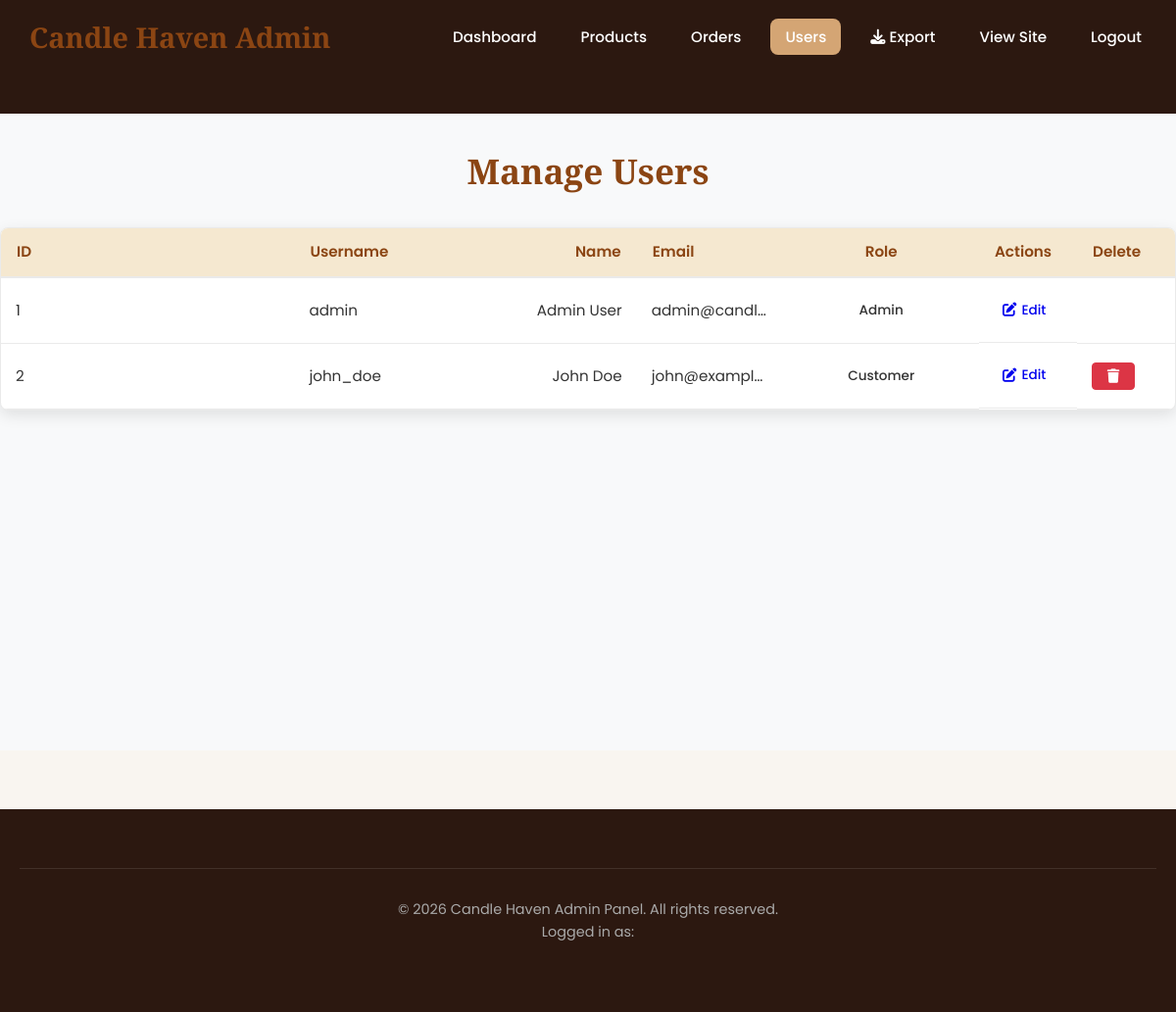
Page /admin/users.php (signed in) on the committed database.
### tables this page shows
CREATE TABLE users (
    id INT PRIMARY KEY AUTO_INCREMENT,
    username VARCHAR(50) UNIQUE NOT NULL,
    email VARCHAR(100) UNIQUE NOT NULL,
    password VARCHAR(255) NOT NULL,
    first_name VARCHAR(50),
    last_name VARCHAR(50),
    address TEXT,
    city VARCHAR(100),
    state VARCHAR(50),
    zip_code VARCHAR(20),
    phone VARCHAR(20),
    is_admin BOOLEAN DEFAULT FALSE,
    newsletter_subscribed BOOLEAN DEFAULT FALSE,
    created_at TIMESTAMP DEFAULT CURRENT_TIMESTAMP,
    updated_at TIMESTAMP DEFAULT CURRENT_TIMESTAMP ON UPDATE CURRENT_TIMESTAMP,
    INDEX idx_email (email),
    INDEX idx_username (username)
);

### admin/users.php (the view, shortened to what this page needs)
<?php
require_once '../includes/config.php';
include 'includes/admin-header.php';
$action = isset($_GET['action']) ? $_GET['action'] : '';
$id = isset($_GET['id']) ? intval($_GET['id']) : 0;
$sql = "SELECT * FROM users ORDER BY created_at DESC";
$result = mysqli_query($conn, $sql);
?>
<div class="admin-container">
    <h1>Manage Users</h1>
    <?php if($action == 'edit' && $id > 0):
        $user_sql = "SELECT * FROM users WHERE id = $id";
        $user_result = mysqli_query($conn, $user_sql);
        $user = mysqli_fetch_assoc($user_result);
    ?>
        <div class="admin-form">
            <h2>Edit User</h2>
            <form method="POST" action="">
                <input type="hidden" name="user_id" value="<?php echo $user['id']; ?>">
                <div class="form-row">
                    <div class="form-group">
                        <label for="first_name">First Name</label>
                        <input type="text" id="first_name" name="first_name" required
                               value="<?php echo htmlspecialchars($user['first_name']); ?>">
                    </div>
                    <div class="form-group">
                        <label for="last_name">Last Name</label>
                        <input type="text" id="last_name" name="last_name" required
                               value="<?php echo htmlspecialchars($user['last_name']); ?>">
                    </div>
                </div>
                <div class="form-group">
                    <label for="email">Email Address *</label>
                    <input type="email" id="email" name="email" required
                           value="<?php echo htmlspecialchars($user['email']); ?>">
                </div>
                <div class="form-group">
                    <label for="username">Username</label>
                    <input type="text" id="username" value="<?php echo htmlspecialchars($user['username']); ?>" disabled>
                    <small>Username cannot be changed</small>
                </div>
                <div class="form-group">
                    <label>
                        <input type="checkbox" name="is_admin" value="1"
                               <?php echo $user['is_admin'] ? 'checked' : ''; ?>>
                        Administrator
                    </label>
                </div>
                <div class="form-actions">
                    <button type="submit" class="btn">Update User</button>
                    <a href="users.php" class="btn btn-secondary">Cancel</a>
                </div>
            </form>
        </div>
    <?php else: ?>
        <div class="admin-table-container">
            <table class="admin-table">
                <thead>
                    <tr>
                        <th>ID</th>
                        <th>Username</th>
                        <th>Name</th>
                        <th>Email</th>
                        <th>Role</th>
                        <th>Actions</th>
                        <th>Delete</th>
                    </tr>
                </thead>
                <tbody>
                    <?php if(mysqli_num_rows($result) > 0):
                        while($row = mysqli_fetch_assoc($result)):
                    ?>
                    <tr>
                        <td><?php echo $row['id']; ?></td>
                        <td><?php echo htmlspecialchars($row['username']); ?></td>
                        <td><?php echo htmlspecialchars($row['first_name'] . ' ' . $row['last_name']); ?></td>
                        <td><?php echo htmlspecialchars($row['email']); ?></td>
                        <td>
                            <span class="role-badge <?php echo $row['is_admin'] ? 'admin' : 'customer'; ?>">
                                <?php echo $row['is_admin'] ? 'Admin' : 'Customer'; ?>
                            </span>
                        </td>
                        <td class="actions">
                            <a href="users.php?action=edit&id=<?php echo $row['id']; ?>" class="btn-small">
                                <i class="fas fa-edit"></i> Edit
                            </a>
                        </td>
                        <td>
                            <?php if($row['id'] != $_SESSION['user_id']): ?>
                            <form method="POST" action="" style="display:inline-block;margin:0;">
                                <button type="submit" class="btn-small btn-danger" onclick="return confirm('Are you sure you want to delete this user?');">
                                    <i class="fas fa-trash"></i>
                                </button>
                            </form>
                            <?php endif; ?>
                        </td>
                    </tr>
                    <?php endwhile; else: ?>
                    <tr>
                        <td colspan="7" class="text-center">No users found.</td>
                    </tr>
                    <?php endif; ?>
                </tbody>
            </table>
        </div>
    <?php endif; ?>
</div>
<?php include 'includes/admin-footer.php'; ?>

### css/admin.css (style rules this page uses)
.admin-container { padding: 30px 0; min-height: calc(100vh - 150px); background-color: #f8f9fa; }
.admin-container h1 { margin-bottom: 30px; color: var(--secondary-color); font-family: 'Playfair Display', serif; font-size: 2.2rem; }
.admin-container h1 { text-align: center; }
.admin-table-container { background-color: white; border-radius: var(--border-radius); box-shadow: var(--shadow); overflow: hidden; border: 1px solid var(--border-color); margin-bottom: 30px; }
.admin-table { width: 100%; border-collapse: collapse; font-size: 0.95rem; }
.admin-table { table-layout: fixed; }
.admin-table th, .admin-table td { white-space: nowrap; overflow: hidden; text-overflow: ellipsis; }
.admin-table th:nth-child(1), .admin-table td:nth-child(1) { width: 30%; }
.admin-table th:nth-child(2), .admin-table td:nth-child(2) { width: 20%; }
.admin-table th:nth-child(3), .admin-table td:nth-child(3) { width: 15%; text-align: right; }
.admin-table th:nth-child(4), .admin-table td:nth-child(4) { width: 15%; }
.admin-table th:nth-child(5), .admin-table td:nth-child(5) { width: 20%; text-align: center; }
.admin-table td .btn-small { min-width: 44px; padding: 6px 8px; display: inline-flex; align-items: center; justify-content: center; }
.admin-table th:nth-last-child(-n+2), .admin-table td:nth-last-child(-n+2) { width: 100px; }
.admin-table th { background-color: var(--accent-color); padding: 15px; text-align: left; font-weight: 600; color: var(--secondary-color); border-bottom: 2px solid var(--border-color); }
.admin-table td { padding: 15px; border-bottom: 1px solid var(--border-color); vertical-align: middle; }
.admin-table .actions { display: flex; gap: 8px; flex-wrap: wrap; }
.btn-small { padding: 6px 12px; font-size: 0.85rem; border-radius: 4px; text-decoration: none; border: none; cursor: pointer; transition: var(--transition); display: inline-flex; align-items: center; gap: 5px; font-weight: 500; border: 1px solid transparent; }
.btn-small i { font-size: 0.9rem; }
.btn-danger { background-color: var(--danger-color); color: white; border-color: var(--danger-color); }
.role-badge { padding: 5px 12px; border-radius: 20px; font-size: 0.85rem; font-weight: 500; display: inline-block; }

### rows in the picture
users: id "1", username "admin", first_name+last_name "Admin User", email "admin@candl…", is_admin "Admin"
users: id "2", username "john_doe", first_name+last_name "John Doe", email "john@exampl…", is_admin "Customer"

### other values in the picture
SITE_NAME "Candle Haven"
